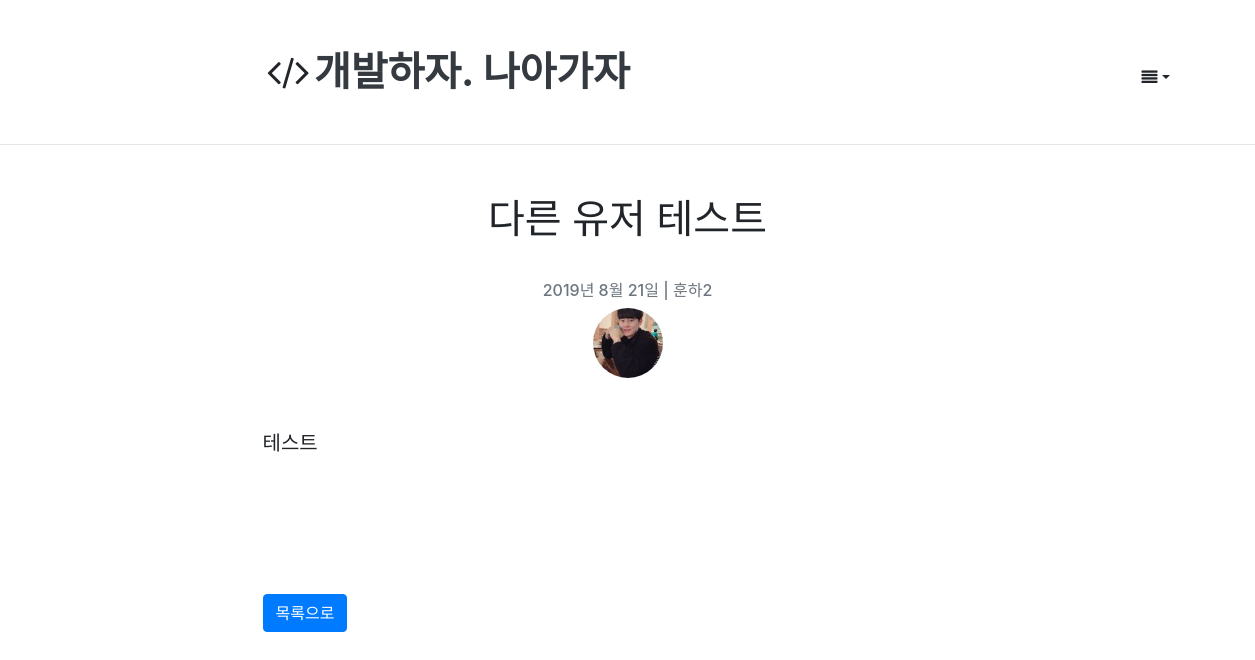
The page /blog/46/ on the database its author committed.
### blog/models.py (models this page shows, shortened)
class Post(models.Model):
    author = models.ForeignKey(Account , on_delete=models.CASCADE)
    title = models.CharField(max_length=100, verbose_name = 'Title' , help_text = 'Please enter a posting title')
    text = models.TextField(verbose_name='Contents')
    photo = ProcessedImageField(blank=True, upload_to = 'blog/post/%Y' ,processors = [Thumbnail(300,300)],format='JPEG' ,options={'quality': 60})
    created_date= models.DateTimeField(default =timezone.now)
    published_date = models.DateTimeField(blank=True , null=True)
    tags = models.CharField(max_length=100, blank=True)
    class Meta:
        ordering = ['-id']

### account/models.py (models this page shows, shortened)
class Account(AbstractBaseUser, PermissionsMixin):
    email = models.EmailField(
        verbose_name=('email address'),
        max_length=255,
        unique=True,
    )
    username = models.CharField(('username'), max_length=30,
                                help_text=('Requierd. 30 characters or fewer. Letters, digits'
                                           ' and ./+/-/_ only'),
                                validators=[  # 정규식을 통한 특수문자 제외
                                    validators.RegexValidator(r'^[\w.+-]+$', ('Enter a valid username.'), 'invalid')
                                ])
    is_staff = models.BooleanField(('staff status'), default=False,
                                   help_text='Designates whether the user can log into this admin site')
    is_active = models.BooleanField(('active'), default=True,
                                    help_text='Designates whether this user should be treated as '
                                              'active. Unselect this instead of deleting accounts.')
    date_joined = models.DateTimeField(('date joined'), default=timezone.now)
    thumbnail = ProcessedImageField(blank=True, upload_to="profile" , null=True, processors=[ResizeToFill(100,100)],
                                    format='JPEG', options={'quality': 80})
    created_at = models.DateTimeField(auto_now_add=True)
    updated_at = models.DateTimeField(auto_now=True)
    object = AccountManager()
    USERNAME_FIELD = 'email'
    REQUIRED_FIELDS = ['username']
    class Meta:
        verbose_name = ('user')
        verbose_name_plural = ('users')
        swappable = 'AUTH_USER_MODEL'

### blog/views.py (the view)
# urls.py: path('<int:pk>/',views.post_detail, name='post_detail'),
def post_detail(request, pk):
    post = get_object_or_404(Post, pk=pk)
    return render(request, 'blog/post_detail.html', {'post': post})

### blog/templates/blog/post_detail.html (shortened to what this page needs)
{% extends "blog/layout.html" %}
{% load static %}
{% block content %}
    <div class="container">
        <div class="row">
            <div class="col-md-2"></div>
            <div class="col-md-8">
                <div class="post">
                <div class="post-header" style="padding-bottom: 50px;">
                    <h1 style="text-align: center; padding-bottom: 30px;">{{ post.title }}</h1>
                    <div class="post-meta" style="text-align: center">
                        <h6 class="text-muted">  {{ post.published_date |date:"Y년 M d일" }} | {{ post.author.username }}</h6>
                        <img src="{{ post.author.thumbnail.url }}" alt="" style=" width: 70px; border-radius: 50%">
                    </div>
                </div>
                <div class="content-markdown" id="editSection">
                    <div class="content" style="font-size:20px;">{{ post.text }}</div>
                </div>
                    {% load disqus_tags %}
                <br>
                <a href="{% url 'post_list' %}" class="btn btn-primary">목록으로</a>
                <br>
            </div>
        </div>
    </div>
{% endblock %}

### templates/layout.html (style rules this page uses)
html { position: relative; min-height: 100%; }
body { margin-bottom: 60px; min-height: 100%; }

### rows shown on the page
Post: title "다른 유저 테스트", published_date "2019년 8월 21일", author.username "훈하2", author.thumbnail (picture), text "테스트"
